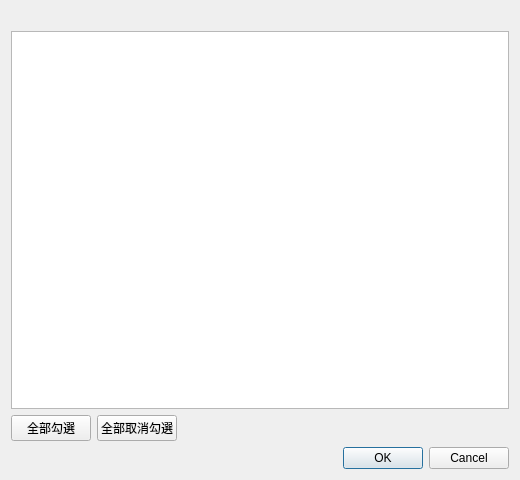
<?xml version="1.0" encoding="UTF-8"?>
<ui version="4.0">
 <class>previousExportDuplicatesDialogContent</class>
 <widget class="QWidget" name="previousExportDuplicatesDialogContent">
  <property name="geometry">
   <rect>
    <x>0</x>
    <y>0</y>
    <width>520</width>
    <height>480</height>
   </rect>
  </property>
  <property name="windowTitle">
   <string>偵測到已匯出過的地主</string>
  </property>
  <property name="dialogSize" stdset="0">
   <size>
    <width>520</width>
    <height>480</height>
   </size>
  </property>
  <layout class="QVBoxLayout" name="previousExportDuplicatesLayout">
   <property name="spacing">
    <number>6</number>
   </property>
   <property name="leftMargin">
    <number>11</number>
   </property>
   <property name="topMargin">
    <number>11</number>
   </property>
   <property name="rightMargin">
    <number>11</number>
   </property>
   <property name="bottomMargin">
    <number>11</number>
   </property>
   <item>
    <widget class="QLabel" name="messageLabel">
     <property name="text">
      <string />
     </property>
    </widget>
   </item>
   <item>
    <widget class="ListWidget" name="duplicatesList" />
   </item>
   <item>
    <layout class="QHBoxLayout" name="selectAllRow" stretch="0,0,1">
     <property name="spacing">
      <number>6</number>
     </property>
     <property name="leftMargin">
      <number>0</number>
     </property>
     <property name="topMargin">
      <number>0</number>
     </property>
     <property name="rightMargin">
      <number>0</number>
     </property>
     <property name="bottomMargin">
      <number>0</number>
     </property>
     <item>
      <widget class="PushButton" name="checkAllButton">
       <property name="text">
        <string>全部勾選</string>
       </property>
      </widget>
     </item>
     <item>
      <widget class="PushButton" name="uncheckAllButton">
       <property name="text">
        <string>全部取消勾選</string>
       </property>
      </widget>
     </item>
     <item>
      <spacer name="selectAllRowSpacer">
       <property name="orientation">
        <enum>Qt::Horizontal</enum>
       </property>
       <property name="sizeHint" stdset="0">
        <size>
         <width>0</width>
         <height>0</height>
        </size>
       </property>
      </spacer>
     </item>
    </layout>
   </item>
   <item>
    <widget class="DialogButtonBox" name="buttonBox">
     <property name="standardButtons">
      <set>QDialogButtonBox::Cancel|QDialogButtonBox::Ok</set>
     </property>
    </widget>
   </item>
  </layout>
 </widget>
 <customwidgets>
 <customwidget>
  <class>PushButton</class>
  <extends>QPushButton</extends>
  <header>qfluentwidgets</header>
 </customwidget>
  <customwidget>
  <class>DialogButtonBox</class>
  <extends>QDialogButtonBox</extends>
  <header>customer_fluent</header>
 </customwidget>
 <customwidget>
  <class>ListWidget</class>
  <extends>QListWidget</extends>
  <header>qfluentwidgets</header>
 </customwidget>
 </customwidgets>
 <resources />
 <connections />
</ui>
